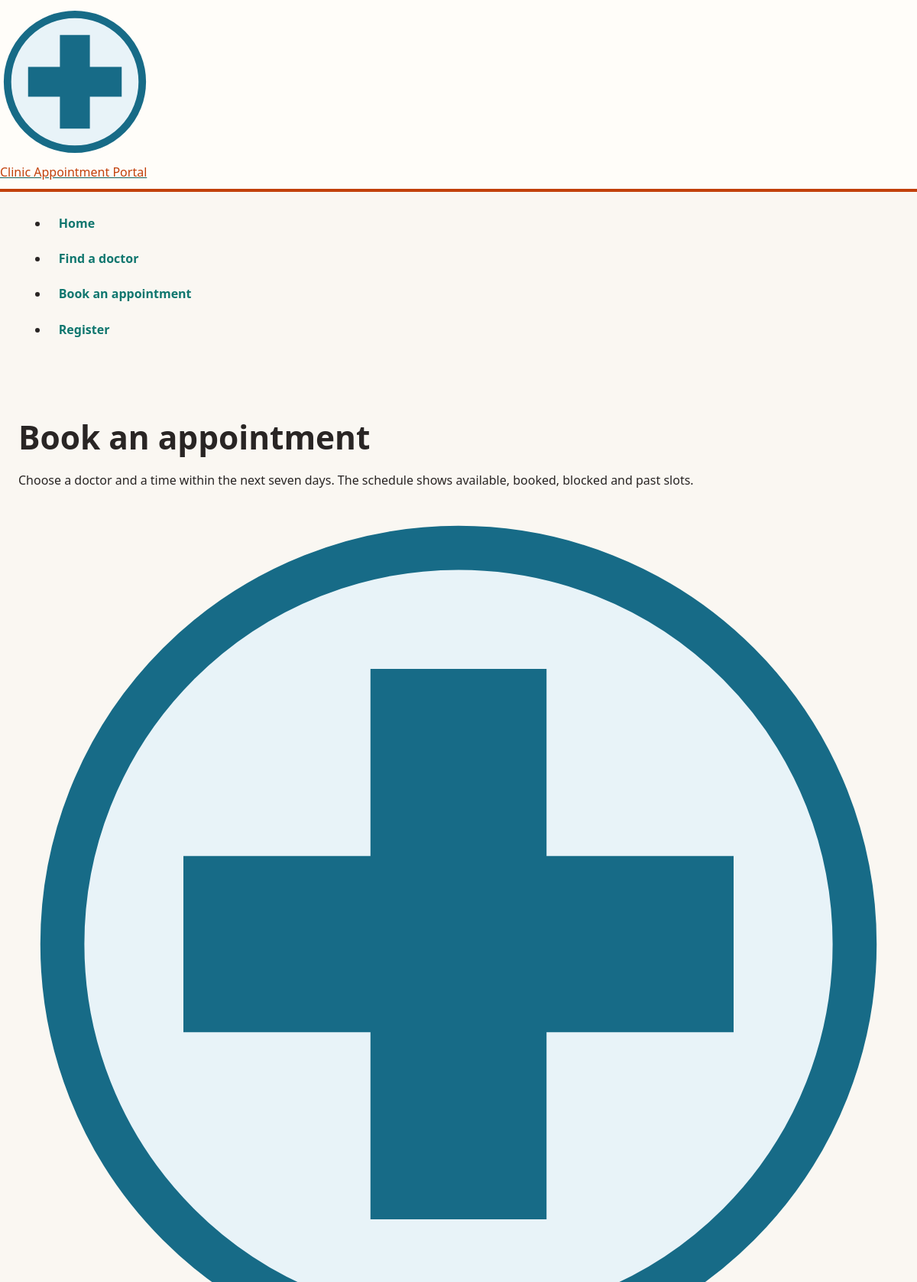
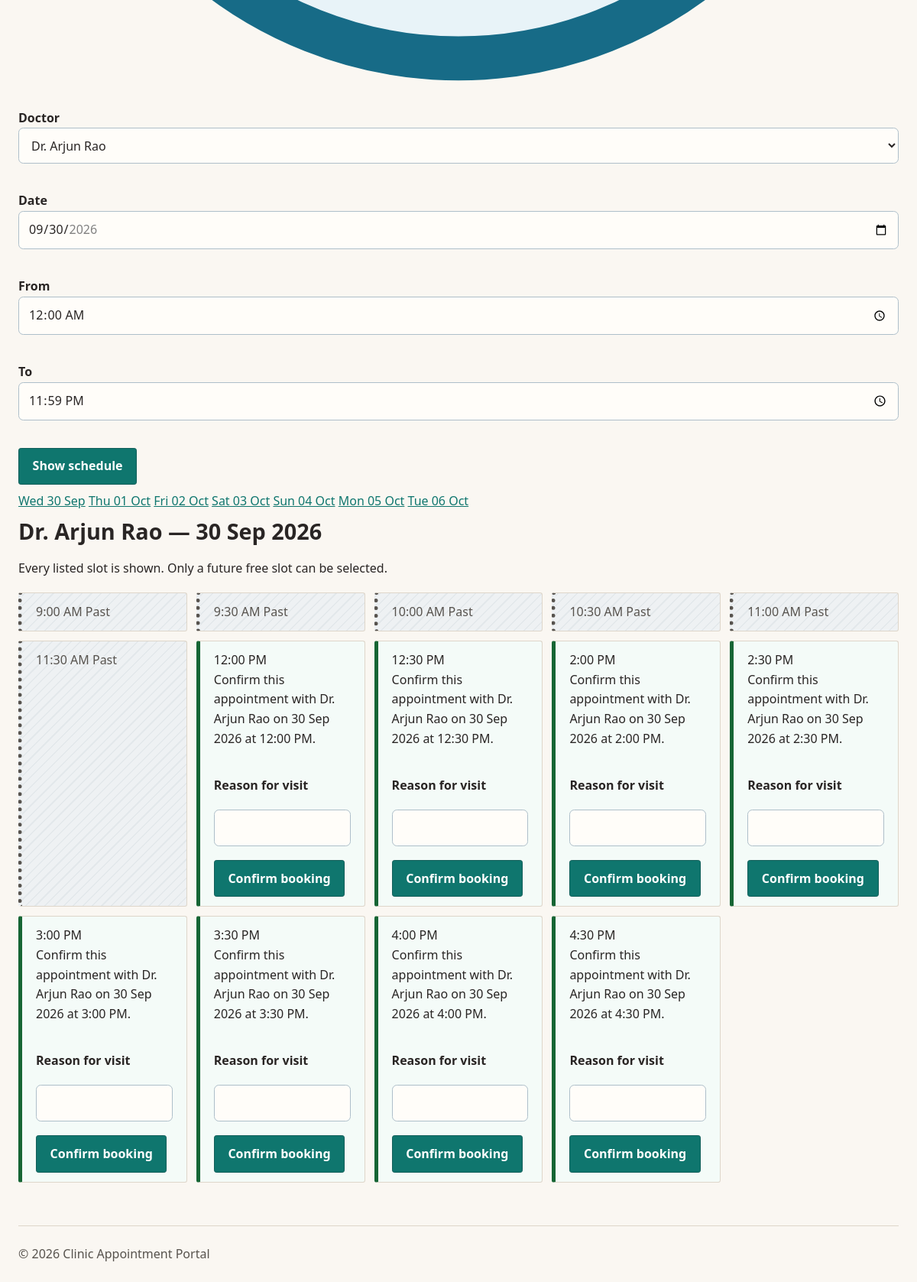
Page /clinic-base/book.php?doctor_id=5 on the committed database (2 pictures, top to bottom).
### tables this page shows
CREATE TABLE `doctor` (
  `DoctorID` INT NOT NULL AUTO_INCREMENT,
  `FullName` VARCHAR(100) NOT NULL,
  `User` VARCHAR(100) NOT NULL,
  `HashPass` VARCHAR(255) NOT NULL,
  `Email` VARCHAR(100) NOT NULL,
  `Specialty` VARCHAR(80) DEFAULT NULL,
  `Qualifications` VARCHAR(255) DEFAULT NULL,
  `Languages` VARCHAR(120) DEFAULT NULL,
  `WriteUp` MEDIUMTEXT DEFAULT NULL,
  `ImageURL` VARCHAR(255) DEFAULT NULL,
  PRIMARY KEY (`DoctorID`),
  UNIQUE KEY `uq_doctor_user` (`User`),
  UNIQUE KEY `uq_doctor_email` (`Email`)
);

CREATE TABLE `slots` (
  `slotID` INT NOT NULL AUTO_INCREMENT,
  `DoctorID` INT NOT NULL,
  `SlotDateTime` DATETIME NOT NULL,
  `CreatedAt` TIMESTAMP NOT NULL DEFAULT current_timestamp(),
  `Status` ENUM('Available','Booked','Blocked') NOT NULL DEFAULT 'Available',
  PRIMARY KEY (`slotID`),
  UNIQUE KEY `uq_slot` (`DoctorID`,`SlotDateTime`),
  KEY `idx_slot_lookup` (`DoctorID`,`SlotDateTime`,`Status`),
  CONSTRAINT `fk_slots_doctor` FOREIGN KEY (`DoctorID`) REFERENCES `doctor` (`DoctorID`) ON DELETE CASCADE ON UPDATE CASCADE
);

### clinic-base/lib/helpers.php (called while the page is built, shortened)
<?php
function e(mixed $s): string
{
    return htmlspecialchars($s ?? '', ENT_QUOTES, 'UTF-8');
}
function base_path(): string
{
    static $base = null;
    if ($base !== null) {
        return $base;
    }
    $base = '';
    $script = str_replace('\\', '/', (string) ($_SERVER['SCRIPT_NAME'] ?? ''));
    $file = realpath((string) ($_SERVER['SCRIPT_FILENAME'] ?? ''));
    $root = realpath(dirname(__DIR__));
    $inApp = str_replace('\\', '/', substr($file, strlen($root)));
    if ($inApp !== '' && strcasecmp(substr($script, -strlen($inApp)), $inApp) === 0) {
        $base = rtrim(substr($script, 0, -strlen($inApp)), '/');
    }
    return $base;
}
function url(string $path): string
{
    return base_path() . $path;
}
function app_request_uri(): string
{
    $uri = (string) ($_SERVER['REQUEST_URI'] ?? '/');
    $base = base_path();
    if ($base !== '' && strncasecmp($uri, $base, strlen($base)) === 0) {
        $uri = substr($uri, strlen($base));
    }
    return $uri === '' ? '/' : $uri;
}
function fmt_date(?string $value): string
{
    $timestamp = strtotime($value);
    return $timestamp === false ? '' : date('d M Y', $timestamp);
}
function fmt_time(?string $value): string
{
    $timestamp = strtotime($value);
    return $timestamp === false ? '' : date('g:i A', $timestamp);
}

### clinic-base/models/doctors.php (called while the page is built, shortened)
<?php
require_once dirname(__DIR__) . DIRECTORY_SEPARATOR . 'lib' . DIRECTORY_SEPARATOR . 'db.php';
function all_doctors(?string $specialty = null): array
{
    $sql = 'SELECT `DoctorID`, `FullName`, `Specialty`, `Qualifications`, `Languages`, `WriteUp`, `ImageURL`
                , (SELECT MIN(`SlotDateTime`)
                   FROM `slots`
                   WHERE `slots`.`DoctorID` = `doctor`.`DoctorID`
                     AND `slots`.`Status` = \'Available\'
                     AND `slots`.`SlotDateTime` >= NOW()) AS `NextAvailable`
            FROM `doctor`';
    $params = [];
    $sql .= ' ORDER BY `FullName`';
    return q_all($sql, $params);
}
function find_doctor(int $id): ?array
{
    return q_one(
        'SELECT `DoctorID`, `FullName`, `User`, `HashPass`, `Email`, `Specialty`,
                `Qualifications`, `Languages`, `WriteUp`, `ImageURL`
         FROM `doctor`
         WHERE `DoctorID` = :id
         LIMIT 1',
        ['id' => $id]
    );
}

### clinic-base/lib/db.php (called while the page is built, shortened)
<?php
function db(): PDO
{
    static $connection;
    if (!$connection instanceof PDO) {
        $dsn = 'mysql:host=' . DB_HOST
            . ';dbname=' . DB_NAME
            . ';charset=utf8mb4';
        $connection = new PDO($dsn, DB_USER, DB_PASS, [
            PDO::ATTR_ERRMODE => PDO::ERRMODE_EXCEPTION,
            PDO::ATTR_DEFAULT_FETCH_MODE => PDO::FETCH_ASSOC,
            PDO::ATTR_EMULATE_PREPARES => false,
            PDO::MYSQL_ATTR_INIT_COMMAND => "SET time_zone = '" . (new DateTimeImmutable())->format('P') . "'",
        ]);
    }
    return $connection;
}
function q(string $sql, array $params = []): PDOStatement
{
    $statement = db()->prepare($sql);
    $statement->execute($params);
    return $statement;
}
function q_one(string $sql, array $params = []): ?array
{
    $row = q($sql, $params)->fetch();
    return $row === false ? null : $row;
}
function q_all(string $sql, array $params = []): array
{
    return q($sql, $params)->fetchAll();
}

### clinic-base/models/slots.php (called while the page is built, shortened)
<?php
require_once dirname(__DIR__) . DIRECTORY_SEPARATOR . 'lib' . DIRECTORY_SEPARATOR . 'db.php';
function slot_select(): string
{
    return 'SELECT `slotID`, `DoctorID`, `SlotDateTime`, `CreatedAt`, `Status`,
                   DATE(`SlotDateTime`) AS `SlotDate`, TIME(`SlotDateTime`) AS `SlotTime`
            FROM `slots`';
}
function slots_for_day(int $doctorId, string $date, ?string $fromTime = null, ?string $toTime = null): array
{
    $sql = slot_select() . "
            WHERE `DoctorID` = :doctor_id
              AND DATE(`SlotDateTime`) = :slot_date";
    $params = ['doctor_id' => $doctorId, 'slot_date' => $date];
    if ($fromTime !== null) {
        $sql .= ' AND TIME(`SlotDateTime`) >= :from_time';
        $params['from_time'] = $fromTime;
    }
    if ($toTime !== null) {
        $sql .= ' AND TIME(`SlotDateTime`) <= :to_time';
        $params['to_time'] = $toTime;
    }
    return q_all($sql . " ORDER BY `SlotDateTime`", $params);
}

### clinic-base/book.php (the view, shortened to what this page needs)
<?php
require_once __DIR__ . DIRECTORY_SEPARATOR . 'lib' . DIRECTORY_SEPARATOR . 'helpers.php';
require_once __DIR__ . DIRECTORY_SEPARATOR . 'models' . DIRECTORY_SEPARATOR . 'doctors.php';
require_once __DIR__ . DIRECTORY_SEPARATOR . 'models' . DIRECTORY_SEPARATOR . 'slots.php';
$reschedule = null;
$today = new DateTimeImmutable('today');
$lastBrowseDate = $today->modify('+' . (BROWSE_DAYS - 1) . ' days');
$doctorInput = $_GET['doctor'] ?? $_GET['doctor_id'] ?? '';
$doctorId = is_string($doctorInput) && ctype_digit($doctorInput) ? (int) $doctorInput : 0;
$doctor = $doctorId > 0 ? find_doctor($doctorId) : null;
$selectedDate = $today->format('Y-m-d');
$pastDateRequested = false;
$fromTime = isset($_GET['from']) && is_string($_GET['from']) ? $_GET['from'] : '00:00';
$toTime = isset($_GET['to']) && is_string($_GET['to']) ? $_GET['to'] : '23:59';
$doctors = all_doctors();
$slots = $doctorId > 0
    ? slots_for_day($doctorId, $selectedDate, $fromTime, $toTime)
    : [];
$now = new DateTimeImmutable();
require __DIR__ . DIRECTORY_SEPARATOR . 'partials' . DIRECTORY_SEPARATOR . 'header.php';
require __DIR__ . DIRECTORY_SEPARATOR . 'partials' . DIRECTORY_SEPARATOR . 'nav.php';
?>
<main>
    <section class="page-intro">
        <h1>Book an appointment</h1>
        <p>Choose a doctor and a time within the next seven days. The schedule shows available, booked, blocked and past slots.</p>
        <img src="<?= e(url('/assets/img/clinic-logo.svg')) ?>" alt="Clinic Appointment Portal" class="page-intro-image">
    </section>
    <form class="booking-filters" method="get" action="<?= e(url('/book.php')) ?>">
        <p>
            <label for="doctor">Doctor</label>
            <select id="doctor" name="doctor">
<?php foreach ($doctors as $candidate): ?>
                <option value="<?= e((string) $candidate['DoctorID']) ?>"<?= e($doctorId === (int) $candidate['DoctorID'] ? ' selected' : '') ?>><?= e((string) $candidate['FullName']) ?></option>
<?php endforeach; ?>
            </select>
        </p>
        <p>
            <label for="date">Date</label>
            <input id="date" name="date" type="date" min="<?= e($today->format('Y-m-d')) ?>" max="<?= e($lastBrowseDate->format('Y-m-d')) ?>" value="<?= e($selectedDate) ?>" required>
        </p>
        <p>
            <label for="from">From</label>
            <input id="from" name="from" type="time" value="<?= e($fromTime) ?>" required>
        </p>
        <p>
            <label for="to">To</label>
            <input id="to" name="to" type="time" value="<?= e($toTime) ?>" required>
        </p>
        <button type="submit">Show schedule</button>
    </form>
    <nav class="day-tabs" aria-label="Choose a day">
<?php for ($offset = 0; $offset < BROWSE_DAYS; $offset++):
    $day = $today->modify('+' . $offset . ' days');
    $dayQuery = http_build_query(['doctor' => $doctorId, 'date' => $day->format('Y-m-d'), 'from' => $fromTime, 'to' => $toTime]);
?>
        <a class="day-tab<?= e($selectedDate === $day->format('Y-m-d') ? ' selected' : '') ?>" href="<?= e(url('/book.php?' . $dayQuery)) ?>"><?= e($day->format('D d M')) ?></a>
<?php endfor; ?>
    </nav>
<?php if ($doctor === null): ?>
    <p class="empty-state">Choose a doctor to view their schedule.</p>
<?php else: ?>
    <h2><?= e((string) $doctor['FullName']) ?> — <?= e(fmt_date($selectedDate)) ?></h2>
    <p>Every listed slot is shown. Only a future free slot can be selected.</p>
    <div class="schedule-grid" aria-label="Appointment schedule">
<?php if ($slots === []): ?>
        <p class="empty-state"><?= e($pastDateRequested ? 'Past dates cannot be booked.' : $doctor['FullName'] . ' is not available on this date.') ?></p>
<?php else: ?>
<?php foreach ($slots as $slot):
    $slotDateTime = new DateTimeImmutable((string) $slot['SlotDateTime']);
    $isPast = $slotDateTime <= $now;
    $status = (string) ($slot['Status'] ?? 'Blocked');
    $stateClass = match ($status) {
        'Booked' => 'taken',
        'Blocked' => 'blocked',
        default => $isPast ? 'past' : 'free',
    };
?>
        <div class="slot <?= e($stateClass) ?>">
            <span class="slot-time"><?= e(fmt_time((string) $slot['SlotDateTime'])) ?></span>
<?php if ($stateClass === 'free'): ?>
            <form method="post" action="<?= e(url($reschedule === null ? '/actions/book.php' : '/actions/appointment.php')) ?>">
                <p>Confirm this appointment with <?= e((string) $doctor['FullName']) ?> on <?= e(fmt_date($selectedDate)) ?> at <?= e(fmt_time((string) $slot['SlotDateTime'])) ?>.</p>
                <label for="reason-<?= e((string) $slot['slotID']) ?>">Reason for visit</label>
                <input id="reason-<?= e((string) $slot['slotID']) ?>" name="reason" type="text" maxlength="255" required>
                <button type="submit"><?= e($reschedule === null ? 'Confirm booking' : 'Confirm reschedule') ?></button>
            </form>
<?php else: ?>
            <span class="slot-state"><?= e($stateClass === 'taken' ? 'Booked' : ucfirst($stateClass)) ?></span>
<?php endif; ?>
        </div>
<?php endforeach; ?>
<?php endif; ?>
    </div>
<?php endif; ?>
</main>
<?php
require __DIR__ . DIRECTORY_SEPARATOR . 'partials' . DIRECTORY_SEPARATOR . 'footer.php';

### clinic-base/assets/tokens.css (style rules this page uses)
:root { --c-ink: #292524; --c-muted: #57534e; --c-paper: #fffdf9; --c-surface: #faf7f2; --c-line: #ded6ca; --c-primary: #0f766e; --c-primary-dark: #115e59; --c-accent: #c2410c; --c-success: #166534; --c-danger: #b91c1c; }

### clinic-base/assets/style.css (style rules this page uses)
:root { --ink: var(--c-ink); --muted: #57534e; --paper: var(--c-paper); --surface: var(--c-surface); --line: var(--c-line); --brand: var(--c-primary); --brand-dark: var(--c-primary-dark); --accent: var(--c-accent); --success: var(--c-success); --danger: var(--c-danger); --warning: #fff7ed; --danger-soft: #fef2f2; --space-1: 0.375rem; --space-2: 0.75rem; --space-3: 1.125rem; --space-4: 1.5rem; --space-5: 2.25rem; --space-6: 3.5rem; --radius: 0.2rem; }
* { box-sizing: border-box; }
html { color: var(--ink); background: var(--surface); font-family: "Segoe UI", Arial, sans-serif; font-size: 100%; line-height: 1.6; }
body { margin: 0; min-width: 0; background: var(--surface); overflow-x: hidden; }
img { max-width: 100%; height: auto; }
a { display: inline-block; min-height: 2.75rem; padding-block: 0.55rem; color: var(--brand); }
a:link { color: var(--brand); }
h1, h2, h3 { line-height: 1.2; margin: 0 0 var(--space-3); }
h1 { font-size: clamp(1.8rem, 4vw, 2.65rem); }
h2 { font-size: clamp(1.35rem, 3vw, 1.8rem); }
p, ul, ol { margin: 0 0 var(--space-3); }
.site-header-inner, .site-nav, main, .site-footer { width: min(72rem, calc(100% - 2rem)); margin-inline: auto; }
main { padding-block: var(--space-6); }
.available-slots, .slot-list, .schedule-grid, .slot-grid, .doctor-list { display: grid; grid-template-columns: repeat(auto-fit, minmax(min(100%, 13rem), 1fr)); gap: var(--space-2); list-style: none; padding: 0; }
.day-board, .schedule-board, .schedule-grid, .slot-grid, .slot-list, .available-slots { min-width: 0; max-width: 100%; }
.slot a, .slot { display: block; min-width: 0; overflow-wrap: anywhere; border: 1px solid var(--line); border-left: 0.35rem solid var(--success); min-height: 2.75rem; border-radius: 0.2rem; background: #f4fbf8; padding: var(--space-2) var(--space-3); text-decoration: none; }
.slot.free { border-left-style: solid; }
.slot.taken, .slot.blocked, .slot.past { color: var(--muted); }
.slot.past { border-left-color: var(--muted); border-left-style: dotted; background: repeating-linear-gradient(-45deg, #eef1f3, #eef1f3 0.45rem, #e3e8eb 0.45rem, #e3e8eb 0.55rem); }
form { display: grid; gap: var(--space-3); }
label { display: grid; gap: var(--space-1); color: var(--ink); font-weight: 700; }
input, select, textarea { width: 100%; border: 1px solid #aebfca; border-radius: 0.4rem; background: var(--paper); color: var(--ink); font: inherit; padding: 0.65rem 0.75rem; }
input, select { min-height: 2.75rem; }
button, .button, input[type="submit"], input[type="button"] { display: inline-block; width: fit-content; border: 1px solid var(--brand-dark); min-height: 2.75rem; border-radius: 0.2rem; background: var(--brand); color: #fff; cursor: pointer; font: inherit; font-weight: 700; padding: 0.65rem 1.1rem; text-decoration: none; }
:where(a, button, input, select, textarea, [role="button"]):focus-visible { outline: 0.2rem solid var(--accent); outline-offset: 0.2rem; box-shadow: 0 0 0 0.35rem rgba(194, 65, 12, 0.22); }
:where(a, button, input, select, textarea, [role="button"]):focus { outline: 0.2rem solid var(--accent); outline-offset: 0.2rem; }

### rows in the picture
doctor: FullName "Dr. Arjun Rao"
slots: SlotDateTime "9:00 AM", Status+SlotDateTime "Past"
slots: SlotDateTime "9:30 AM", Status+SlotDateTime "Past"
slots: SlotDateTime "10:00 AM", Status+SlotDateTime "Past"
slots: SlotDateTime "10:30 AM", Status+SlotDateTime "Past"
slots: SlotDateTime "11:00 AM", Status+SlotDateTime "Past"
slots: SlotDateTime "11:30 AM", Status+SlotDateTime "Past"
slots: SlotDateTime "12:00 PM", DoctorID.FullName "Dr. Arjun Rao"
slots: SlotDateTime "12:30 PM", DoctorID.FullName "Dr. Arjun Rao"
slots: SlotDateTime "2:00 PM", DoctorID.FullName "Dr. Arjun Rao"
slots: SlotDateTime "2:30 PM", DoctorID.FullName "Dr. Arjun Rao"
slots: SlotDateTime "3:00 PM", DoctorID.FullName "Dr. Arjun Rao"
slots: SlotDateTime "3:30 PM", DoctorID.FullName "Dr. Arjun Rao"
slots: SlotDateTime "4:00 PM", DoctorID.FullName "Dr. Arjun Rao"
slots: SlotDateTime "4:30 PM", DoctorID.FullName "Dr. Arjun Rao"

### other values in the picture
$link['label'] "Home"
$link['label'] "Find a doctor"
$link['label'] "Book an appointment"
$link['label'] "Register"
$day->format('D d M') "Wed 30 Sep"
$day->format('D d M') "Thu 01 Oct"
$day->format('D d M') "Fri 02 Oct"
$day->format('D d M') "Sat 03 Oct"
$day->format('D d M') "Sun 04 Oct"
$day->format('D d M') "Mon 05 Oct"
$day->format('D d M') "Tue 06 Oct"
fmt_date($selectedDate) "30 Sep 2026"
form field doctor "Dr. Arjun Rao"
